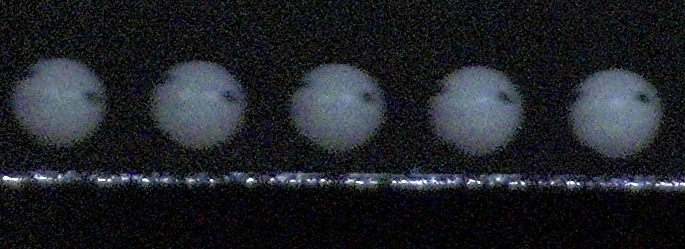
#> input picture sample.jpg, 685 x 249 px; its folder holds only this picture in this run
$ python bbrot.py   (older library calls are emulated)
#> lines starting #> are read from the running program, lines starting #| are printed output that depends on the picture; after the words box and inside, x2 and y2 are one past the last pixel; in counts of white or black regions, pixels touching at a corner belong together; long printed decimals are rounded
import math
import numpy as np
import cv2
import os


# 相関を求める半径(px)
template_radius = 35

# すこし大きめに見積もったBB弾の半径(px)
bb_radius = 50

# BB弾検出の閾値(DN)
min_gray = 45
max_gray = 255

def crop(img, pt, size):
    """
    画像の一部を矩形で切り取る

    Parameters
    ----------
    img : mat
        切り出し元の画像
    pt : [number,number]
        切り取り中心[col,row]
    size : [number,number]
        切り取りサイズ[width, height]

    Returns
    -------
    切り出した画像
    """
    left = int(pt[0] - size[0] / 2)
    right = int(pt[0] + size[0] / 2)
    top = int(pt[1] - size[1] / 2)
    bottom = int(pt[1] + size[1] / 2)
    d = len(img.shape)
    if d <= 2:
        return img[top:bottom, left:right]
    else:
        return img[top:bottom, left:right, :]

def rot(img, rot_in_deg):
    """
    画像を画像中央を中心に回転させる。回転により生じる背景は白で塗りつぶし。

    Parameters
    ----------
    img : mat
        元画像
    rot_in_deg : float
        回転角度(deg)
    Returns
    -------
    回転した画像
    """
    w ,h = 0, 0
    if(len(img.shape)):
        w, h = img.shape
        bg = 255
    else:
        w, h, _ = img.shape
        bg = (255, 255, 255)
    center = w / 2.0, h / 2.0
    mat = cv2.getRotationMatrix2D(center, rot_in_deg, 1)
    return cv2.warpAffine(img, mat, (w,h), borderValue=bg)

def inner_circle(src, pt, size = bb_radius):
    """
    領域の内接円中心を求める

    Parameters
    ----------
    src : mat
        元画像
    pt : [number,number]
        抽出する円のおおよその位置[col,row]
    size : int
        抽出する円を内包する直径(px)

    Returns
    -------
    内接円中心の座標[col,row]
    """
    c = crop(src, pt, (size * 2, size * 2))
    c = cv2.bitwise_not(c)
    contours, hierarchy=cv2.findContours(c,cv2.RETR_LIST,cv2.CHAIN_APPROX_NONE)
    cv2.imshow('inner src', c)
    #cv2.waitKey(0)
    for i in range(len(contours)):
        cnt=contours[i]
        moments=cv2.moments(contours[i])
        hu=cv2.HuMoments(moments)
        center = (int(moments['m10']/moments['m00'] + pt[0] - size),int(moments['m01']/moments['m00'] + pt[1] - size))
        #cv2.circle(src, center, 10, 200, 1)
        #cv2.imshow('center', src)
        #cv2.waitKey(0)
        return center
    return (-1,-1)


def estimate_rot(src, template, pt):
    """
    回転角の推定

    Parameters
    ----------
    src : mat
        推定対象の画像
    template : mat
        テンプレート画像
    pt : [number,number]
        推定対象の中心位置[col,row]
    Returns
    -------
    回転角 -180~+180(deg)
    """
    angle = -1
    max = -1.0e+308
    c = crop(src, pt, (template.shape[0], template.shape[1]))
    s = mask_circle(c, template_radius)
    cv2.imshow("match src", s)
    # ぐるぐる回しながら相関が最大となる角度を求める
    for i in range(-1800, 1800):
        t = rot(template, i / 10.0)
        cv2.imshow("template", t)
        #cv2.waitKey(1)
        match_result = cv2.matchTemplate(s, t, cv2.TM_CCOEFF)
        _, m, _, _ = cv2.minMaxLoc(match_result)
        # match_result = cv2.matchTemplate(s, t, cv2.TM_SQDIFF)
        # _, m, _, _ = cv2.minMaxLoc(match_result)
        # m = -m
        if(m > max):
            max = m
            angle = i / 10.0
    return angle

def mask_circle(src, radius):
    """
    円の外側を白で塗りつぶす。

    Parameters
    ----------
    src : mat
        塗りつぶし対象の画像

    radius : int
        円の半径(px)
    Returns
    -------
    塗りつぶした画像
    """
    mask = np.zeros(src.shape, np.uint8)
    center = (int(mask.shape[0]/2), int(mask.shape[1]/2))
    cv2.circle(mask, center, radius, 1, -1)
    ret = src * mask
    bg = np.ones(src.shape, np.uint8) * 255
    cv2.circle(bg, center, radius, 0, -1)
    return ret + bg

def process(filename):
    """
    写っているすべてのBB弾の角度を推定

    Parameters
    ----------
    filename : string
        画像ファイル名

    Returns
    -------
    結果をオーバーレイした画像
    """
#> called with filename = 'sample.jpg'


    src = cv2.imread(filename, 0)
#> src: shape (249, 685); min 0, max 255, mean 33.9
    # 右から撃った場合はコメントアウトして左から右へ時系列になるように反転
    # src = cv2.flip(src, 1)

    # 画像のコントラスト調整
    scaled = cv2.convertScaleAbs(src, alpha= 3, beta = 0)
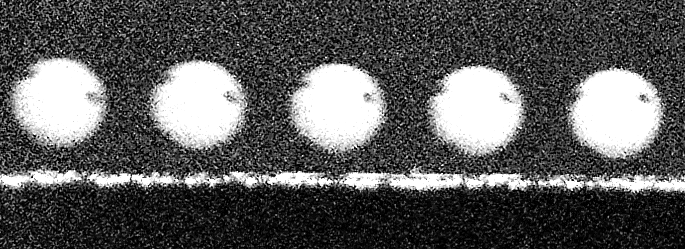
#> scaled: shape (249, 685); min 0, max 255, mean 91.1
    # ノイズ除去
    # この辺りは撮影データの品質依存…
    median = cv2.medianBlur(src, ksize=11)
    cv2.imshow('median', median)
    kernel = cv2.getStructuringElement(cv2.MORPH_ELLIPSE, (70, 70))
    opening = cv2.morphologyEx(median, cv2.MORPH_OPEN, kernel, iterations=1)
    cv2.imshow('opeing', opening)
    # 2値化してブロブ検出用の画像を作成
    ret, threshold = cv2.threshold(opening, min_gray, max_gray, cv2.THRESH_BINARY_INV)
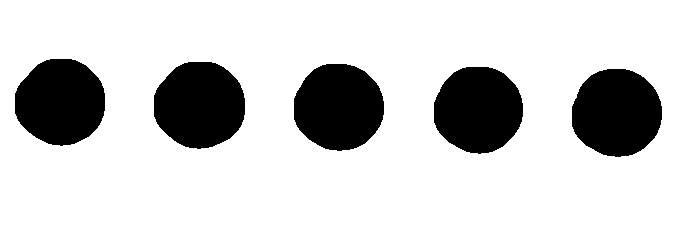
#> threshold: shape (249, 685); 81.9% white; 5 black regions, box (x1, y1, x2, y2) and area: (572, 69, 662, 157) 6260, (154, 62, 245, 149) 6257, (294, 64, 384, 151) 6179, (15, 59, 105, 146) 6142, (434, 67, 523, 154) 6093
#> ret = 45
    cv2.imshow('threshold', threshold)
    bsrc = threshold

    # Setup SimpleBlobDetector parameters.
    params = cv2.SimpleBlobDetector_Params()
    # Filter by Area.

    params.filterByArea = True
    params.minArea = bb_radius * bb_radius * math.pi / 4
    params.maxArea = bb_radius * bb_radius * math.pi

    # Filter by Circularity
    params.filterByCircularity = True
    params.minCircularity = 0.1

    # Filter by Convexity
    params.filterByConvexity = True
    params.minConvexity = 0.87

    # Filter by Inertia
    params.filterByInertia = True
    params.minInertiaRatio = 0.01

    # Create a detector with the parameters
    ver = (cv2.__version__).split('.')
    if int(ver[0]) < 3 :
        detector = cv2.SimpleBlobDetector(params)
    else :
        detector = cv2.SimpleBlobDetector_create(params)
    keypoints = detector.detect(bsrc)
#> keypoints = 5 keypoints; (x, y, size): (616, 112, 90.2), (199, 105, 89.9), (338, 107, 89.5), (60, 102, 89.3), (478, 109, 88.9)

    # ブロブを赤丸で囲む
    blank = np.zeros((1, 1))
    blobs = cv2.drawKeypoints(src, keypoints, blank, (0, 0, 255), cv2.DRAW_MATCHES_FLAGS_DRAW_RICH_KEYPOINTS)

    # 列でソート
    kps = sorted(keypoints, key=lambda kp: kp.pt[0])
#> kps has the same summary as keypoints

    # 左から数えてtemplate_index目のBB弾を基準とする
    template_index = 0

    # 基準としたBB弾を切り出してテンプレートとする
    c = crop(scaled, kps[template_index].pt, (kps[template_index].size + 10, kps[template_index].size + 10))

    # テンプレートの外周部をマスクする
    # BB弾の境界付近は相関が取りにくく結果が安定しないので多少削ってしまう
    template = mask_circle(c, 40)
#> in mask_circle, `cv2.circle(mask, center, radius, 1, -1)`: mask: shape (100, 99); values 0 (black) and 1 (white), 50.8% white; 1 black region, box (x1, y1, x2, y2) and area: (0, 0, 99, 100) 4875
#> in mask_circle, `return ret + bg`:
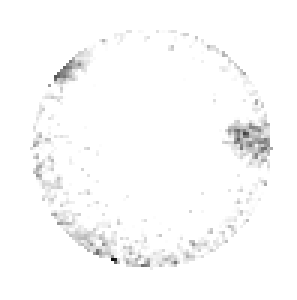
#> returned value: shape (100, 99) (shown 3 times larger); min 12, max 255, mean 250.8
    cv2.imshow("template", template);

    # 検出したBB弾すべてに角度推定を実行する
    result = []
    for k in kps:
        # ブロブの内接円中心を求める
        point = inner_circle(bsrc, k.pt)

        #　角度を推定
        angle = estimate_rot(scaled, template, point)

        # 推定角度がわかるように線分表示
        r = math.radians(angle)
        d = (math.sin(r) * 50,math.cos(r) * 50)
        pt1 = np.add(point, d).astype(np.int32)
        pt2 = np.subtract(point, d).astype(np.int32)
        cv2.line(blobs, pt1, pt2, (0,0,255), 1)

        #半回転以上する場合、計算が面倒なので補正
        #if(point[0] > 2500 and angle < 0):
        #    angle = angle + 180
        result.append((filename, point[0], point[1], angle))
#> this loop made 5 passes
#> k on passes 2 to 5: keypoint at (199.3, 104.6), size 89.9, keypoint at (338.4, 106.7), size 89.5, keypoint at (477.9, 109.3), size 88.9, keypoint at (616.4, 112.3), size 90.2
#> pass 1, in inner_circle, `c = crop(src, pt, (size * 2, size * 2))`:
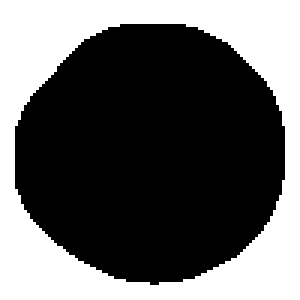
#> c: shape (100, 100) (shown 3 times larger); 38.6% white; 1 white region, box (x1, y1, x2, y2) and area: (0, 0, 100, 100) 3858
#> pass 1, in estimate_rot, `c = crop(src, pt, (template.shape[0], template.shape[1]))`:
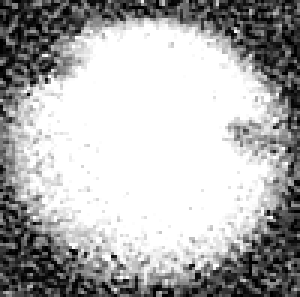
#> c: shape (99, 100) (shown 3 times larger); min 0, max 255, mean 175.2
#> pass 1, in mask_circle (call 2), `ret = src * mask`:
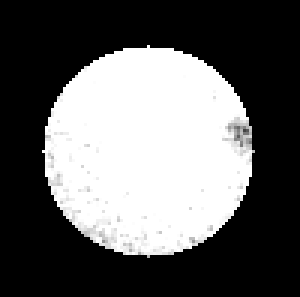
#> ret: shape (99, 100) (shown 3 times larger); min 0, max 255, mean 97.7
#> after the loop:
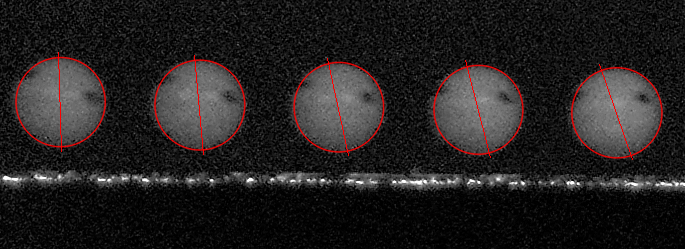
#> blobs: shape (249, 685, 3); mean of channels 0, 1, 2 33.2, 33.2, 36.6; drawn as B, G, R

    # 板にぶつかったコマを検出(板衝突検証用)
    min_index = result.index(min(result, key = lambda k: k[2]))

    # 結果の表示など
    for i, d in enumerate(result):
        print(*d, (i - min_index) * 0.1, sep = ',')
#> this loop made 5 passes
#> d on passes 1 to 5: ('sample.jpg', 60, 102, 1.9), ('sample.jpg', 199, 105, 5.7), ('sample.jpg', 338, 107, 12.7), ('sample.jpg', 478, 109, 14.3), ('sample.jpg', 616, 112, 19.2)
#| sample.jpg,60,102,1.9,0.0
#| sample.jpg,199,105,5.7,0.1
#| sample.jpg,338,107,12.7,0.2
#| sample.jpg,478,109,14.3,0.3
#| sample.jpg,616,112,19.2,0.4
    cv2.imshow("blobs", blobs)
    cv2.waitKey(0)
    return blobs

res = process("sample.jpg")
cv2.imwrite("result.jpg", res)
# [8 lines of commented-out code are left out]
